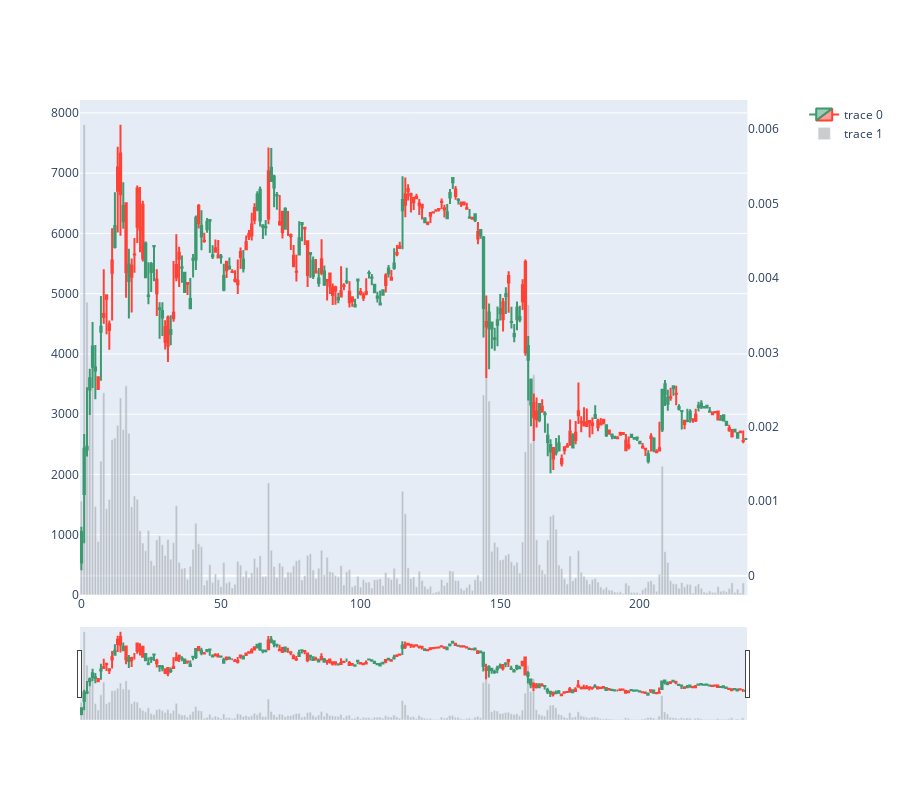

Notebook code for this chart:
### Markdown cell above
##### Plot the OHLCV sticks for the eth address

### Code cell
# let's draw the OHLCV analysis
fig = make_subplots(specs=[[{"secondary_y": True}]])

fig.add_trace(
    go.Candlestick(
        x=temp_df.index,  # date values
        open=temp_df["open"],
        high=temp_df["high"],
        low=temp_df["low"],
        close=temp_df["close"],
    ),
    secondary_y=True,
)

fig.add_trace(
    go.Bar(
        x=temp_df.index,
        y=temp_df["volume"],
        marker={
            "color": "rgba(128,128,128,0.4)",
        },
    ),
    secondary_y=False,
)
fig.layout.yaxis2.showgrid = False

# change figsize
fig.update_layout(
    # autosize=False,
    # width=1000,
    height=800,
)

fig.show()

### Figure 1 — Plotly figure (JSON) as saved in the notebook; plotly's stock layout.template omitted (floating-point values rounded to 4 significant figures; data arrays with more than 128 entries replaced by an {"elided": "..."} marker saying what was removed)
{"data": [{"close": {"elided": "239 float values"}, "high": {"elided": "239 float values"}, "low": {"elided": "239 float values"}, "open": {"elided": "239 float values"}, "type": "candlestick", "x": {"elided": "239 int values"}, "xaxis": "x", "yaxis": "y2"}, {"marker": {"color": "rgba(128,128,128,0.4)"}, "type": "bar", "x": {"elided": "239 int values"}, "xaxis": "x", "y": {"elided": "239 float values"}, "yaxis": "y"}], "layout": {"height": 800, "xaxis": {"anchor": "y", "domain": [0, 0.94]}, "yaxis": {"anchor": "x", "domain": [0, 1]}, "yaxis2": {"anchor": "x", "overlaying": "y", "showgrid": false, "side": "right"}}}
